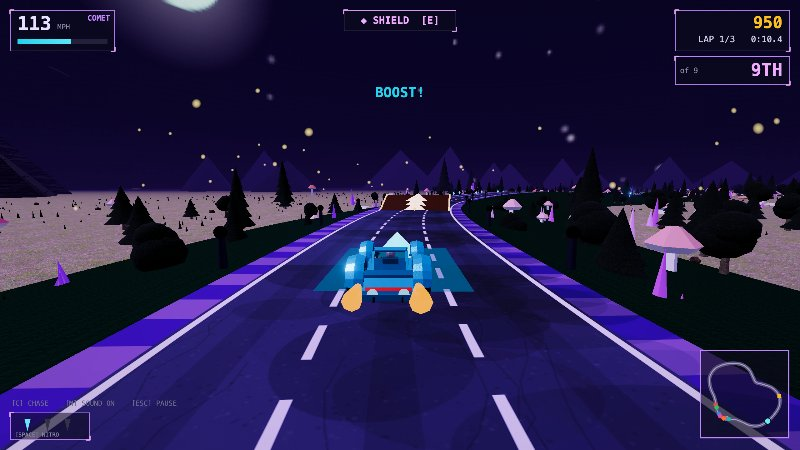
#> input picture docs/screenshots/boost-pads.jpg, 800 x 450 px, given in place of realm-forest.jpg, which was not available
$ python realms_montage.py
#> lines starting #> are read from the running program, lines starting #| are printed output that depends on the picture; pictures that were not available may be replaced by others from this repository, and a replacement may not be noted
#!/usr/bin/env python3
"""Build the Fantasy Racer '8 worlds' showcase montage — 4x2 grid of realms."""
from PIL import Image, ImageDraw, ImageFont
import os

ROOT = "/Users/srikarmk/Programming/fantasy-racer"
SHOTS = os.path.join(ROOT, "docs/screenshots")
PREV = os.path.join(ROOT, "public/previews")

ARIAL_BLACK = "/System/Library/Fonts/Supplemental/Arial Black.ttf"
ARIAL = "/System/Library/Fonts/Supplemental/Arial.ttf"
MENLO = "/System/Library/Fonts/Menlo.ttc"
def font(p, s, i=0):
    try: return ImageFont.truetype(p, s, index=i)
    except Exception: return ImageFont.load_default()

f_title = font(ARIAL_BLACK, 54)
f_sub   = font(ARIAL, 24)
f_name  = font(MENLO, 21, 1)
f_tag   = font(MENLO, 14, 1)
f_foot  = font(MENLO, 20)

BG=(12,8,30); PANEL=(22,16,46); CYAN=(34,211,238); PURPLE=(168,85,247)
WHITE=(238,234,248); MUTE=(150,140,180); GOLD=(234,197,88)

# file, name, is_new
REALMS = [
    ("realm-forest.jpg",  "ENCHANTED FOREST", False),
    ("realm-ember.jpg",   "EMBER WASTES",     False),
    ("realm-peaks.jpg",   "CRYSTAL PEAKS",    False),
    ("realm-void.jpg",    "VOID CIRCUIT",     False),
    ("realm-sands.jpg",   "SUNSPIRE SANDS",   True),
    ("realm-castle.jpg",  "RAVENSPIRE KEEP",  True),
    ("realm-circuit.jpg", "APEX SPEEDWAY",    True),
    ("realm-metro.jpg",   "NEON METRO",       True),
]

COLS, ROWS = 4, 2
TW, TH = 384, 216
CAP_H = 50
GAP = 18
MARGIN = 40
TITLE_H = 132
FOOT_H = 50

cell_w, cell_h = TW, TH + CAP_H
W = MARGIN*2 + COLS*cell_w + (COLS-1)*GAP
H = MARGIN + TITLE_H + ROWS*cell_h + (ROWS-1)*GAP + FOOT_H + MARGIN

img = Image.new("RGB", (W, H), BG)
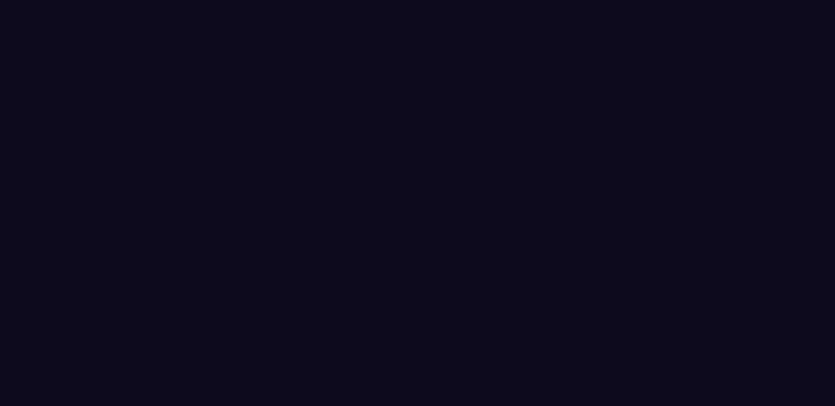
#> img: PIL image 1670x812 RGB (shown at 1/2 size); mean R, G, B 12, 8, 30
d = ImageDraw.Draw(img)

def crop_fill(im, tw, th):
    sw, sh = im.size
    sc = max(tw/sw, th/sh)
    nw, nh = int(sw*sc+0.5), int(sh*sc+0.5)
    im = im.resize((nw, nh), Image.LANCZOS)
    x=(nw-tw)//2; y=(nh-th)//2
    return im.crop((x,y,x+tw,y+th))

for y in range(TITLE_H+MARGIN):
    t = 1 - y/(TITLE_H+MARGIN)
    d.line([(0,y),(W,y)], fill=(int(BG[0]+(30-BG[0])*t*0.5), int(BG[1]+(20-BG[1])*t*0.5), int(BG[2]+(60-BG[2])*t*0.5)))

# title
tx, ty = MARGIN, MARGIN+4
d.rectangle([tx, ty+4, tx+10, ty+88], fill=PURPLE)
d.text((tx+28, ty), "EIGHT WORLDS", font=f_title, fill=WHITE)
d.text((tx+30, ty+72), "Fantasy Racer  —  four fresh realms join the grid: desert, castle, F1 stadium, neon city",
       font=f_sub, fill=(200,190,225))

y0 = MARGIN + TITLE_H
for i,(fn,name,new) in enumerate(REALMS):
    c=i%COLS; r=i//COLS
    x=MARGIN + c*(cell_w+GAP)
    y=y0 + r*(cell_h+GAP)
    accent = GOLD if new else CYAN
    d.rectangle([x,y,x+cell_w,y+cell_h], fill=PANEL)
    p = os.path.join(PREV, fn)
    im = Image.open(p).convert("RGB")
#> im is the input picture: PIL image 800x450 RGB; mean R, G, B 34.1, 27.8, 70.6
    img.paste(crop_fill(im, TW, TH), (x,y))
#> in crop_fill, `im = im.resize((nw, nh), Image.LANCZOS)`:
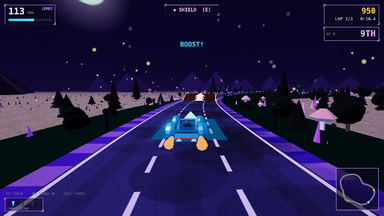
#> im: PIL image 384x216 RGB; mean R, G, B 34.1, 27.9, 70.6
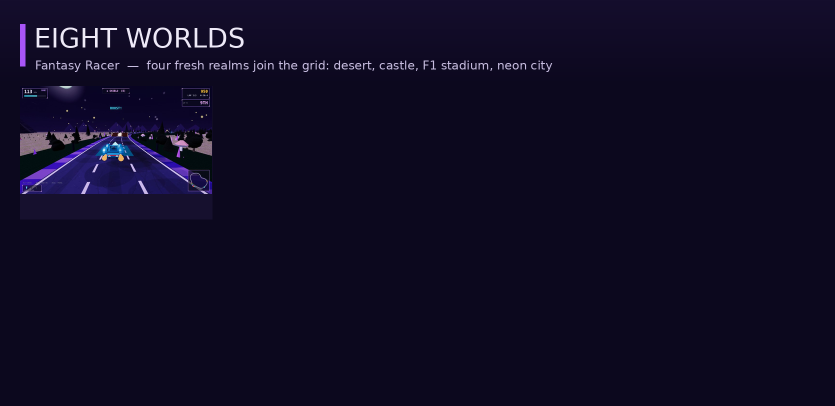
#> img: PIL image 1670x812 RGB (shown at 1/2 size); mean R, G, B 15.9, 11.3, 35.8
    d.rectangle([x, y+TH, x+cell_w, y+TH+3], fill=accent)
    d.text((x+14, y+TH+15), name, font=f_name, fill=WHITE)
    if new:
        # NEW badge top-right of the tile
        bw, bh = 52, 24
        d.rectangle([x+cell_w-bw-8, y+8, x+cell_w-8, y+8+bh], fill=GOLD)
        d.text((x+cell_w-bw-8+9, y+8+4), "NEW", font=f_tag, fill=(20,16,6))
#> pass 2 of the loop `for i,(fn,name,new) in enumerate(REALMS):`:
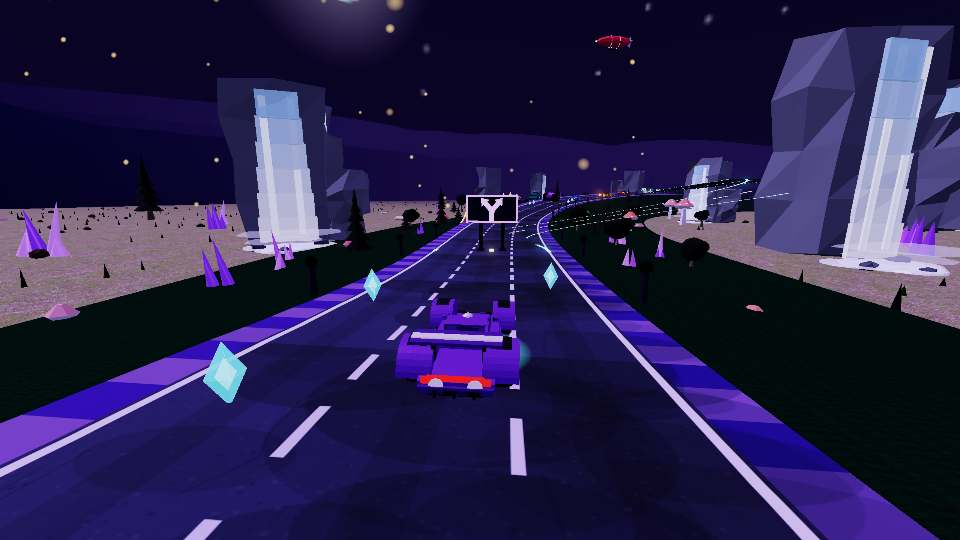
#> input picture docs/screenshots/branch-route.jpg, 960 x 540 px, given in place of realm-ember.jpg, which was not available
#> im is the input picture: PIL image 960x540 RGB; mean R, G, B 40.9, 34.6, 77.4
#> in crop_fill (call 2), `im = im.resize((nw, nh), Image.LANCZOS)`:
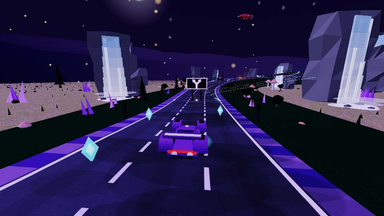
#> im: PIL image 384x216 RGB; mean R, G, B 40.9, 34.6, 77.4
#> `img.paste(crop_fill(im, TW, TH), (x,y))`:
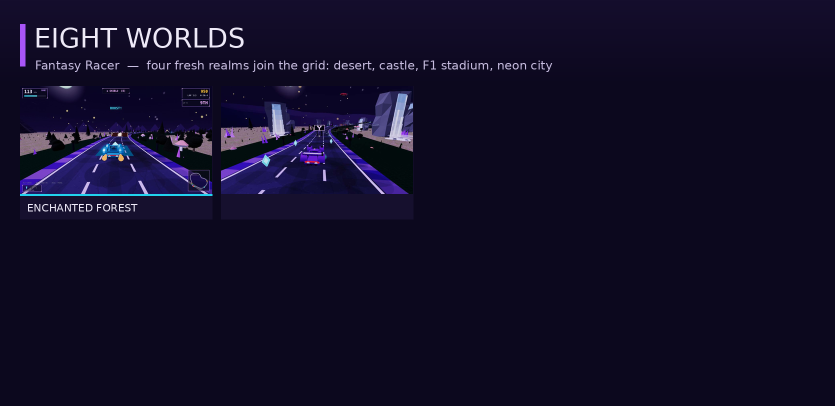
#> img: PIL image 1670x812 RGB (shown at 1/2 size); mean R, G, B 18, 13.5, 39.3
#> (the run stopped early here; a loop or call above may not have finished)
